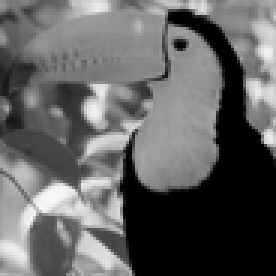
#> input picture HW2/Images/Q1/toucan.tif, 92 x 92 px, shrunk from 256 x 256 before the run (shown 3 times larger)
$ jupyter execute --allow-errors Q1.ipynb   (shell and % lines are left out)
#> lines starting #> are read from the running program, lines starting #| are printed output that depends on the picture
[cell 1]
import matplotlib.pyplot as plt

import scipy.ndimage.filters
import scipy.stats

from skimage.transform import pyramid_laplacian

from PIL import Image
from PIL import ImageFilter

import numpy as np

[cell 2]
# [9 lines left out: function gaussian_kernel, not called in this run]

[cell 3]
class pyramid(object):
    g_data=[]
    l_data=[]

    def __init__(self,file_path,n=5):
#> called with file_path = 'Images/Q1/toucan.tif', n = 5
        self.g_data=[]
        self.l_data=[]
        im = Image.open(file_path)
#> im is the input picture: PIL image 92x92 RGB; min 0, max 249, mean 98.8
        prev=np.asarray(im,dtype=np.float64)/255.0
#         print(prev.shape)
        self.g_data.append(prev)

#         plt.imshow(prev, cmap="Greys_r")
#         plt.imshow(np.subtract(prev,self._blur(prev)),cmap="Greys_r")
        for i in range(n):
            the_blur=pyramid.blur(prev)
            diff=prev-the_blur
            self.l_data.append(diff)
            smaller=pyramid.subsample(the_blur)
            self.g_data.append(smaller)
            prev=smaller
#> this loop made 5 passes
#> pass 1, in __init__, `diff=prev-the_blur`:
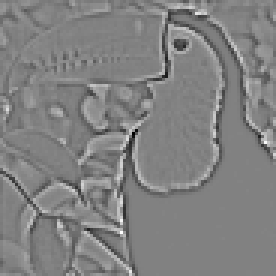
#> diff: shape (92, 92, 3) float64 (shown 3 times larger); min -0.287, max 0.277, mean -3.77e-17; drawn with min black and max white
#> after the loop, self.g_data = 6 items; self.l_data = 5 items
#> `laplacian=p.l_data`: laplacian = 6 items

        self.l_data.append(self.g_data[-1])


# [8 lines of commented-out code are left out]


    @staticmethod
    def blur(img_arr):
#         kernel = generating_kernel(0.4)
#         return scipy.signal.convolve2d(img_arr,kernel,'same')
#         return skimage.filters.gaussian(img_arr,sigm=1)
        return scipy.ndimage.filters.gaussian_filter(img_arr, 1,order=0)

    @staticmethod
    def subsample(img_arr):
        sub_arr = img_arr[::2,::2]
        return sub_arr

    @staticmethod
    def supersample(img_arr):
        new_arr=scipy.ndimage.interpolation.zoom(img_arr,2,order=0)
        for x in range(new_arr.shape[0]):
            if x%2==1:
                new_arr[:,x]=np.zeros(new_arr.shape[1])
        for y in range(new_arr.shape[1]):
            if y%2==1:
                new_arr[y,:]=np.zeros(new_arr.shape[0])
        return new_arr

    @staticmethod
    def reconstruct(lapl):
        rev_lapl =list(reversed(lapl))
#> rev_lapl = 6 items
        gauss=lapl[-1]
        for i in range(len(lapl)-1):
            up=pyramid.supersample(gauss)
#             blurred=up
            blurred=pyramid.blur(up)
            added=blurred+rev_lapl[i+1]
#             plt.imshow(rev_lepl[i+1])
            gauss=added
#> this loop made 1 pass
        return gauss
#             plt.figure()
#             plt.imshow(gauss,cmap="Greys_r")

#         plt.imshow(self._blur(self._supersample(lapl[-1])+lapl[-2]),cmap="Greys_r")


    def level(self,i):
        return self.g_data[i]

    # [4 lines left out: function show, not called in this run]

    def show_g(self):
        self.show(self.g_data)

    def show_l(self):
        self.show(self.l_data)

#> (a cell that did not finish here is left out)

[cell 5]
p=pyramid("Images/Q1/toucan.tif")
image=np.asarray(Image.open("Images/Q1/toucan.tif"),dtype=np.float64)/255.0
# print(image[0][0])
# p.show_g()
# p.show_l()

laplacian=p.l_data
#> (the rest of this cell did not finish here and is left out)

[cell 6]
#algorithm defined http://web.engr.illinois.edu/~goodsit2/cs498dwh/final/
#and http://www.jcomputers.us/vol6/jcp0612-07.pdf
def calc_dev(region):
    return np.std(region)
def entropy(region):
    return scipy.stats.entropy(region)
def window():
    return np.array([[1,4,6,4,1],[4,16,24,16,4],[6,24,36,24,6],[4,16,24,16,4],[1,4,6,4,1]])/256.0
# [5 lines left out: function energy, not called in this run]

def fuse_top(imgA,imgB):
    size=(3,3)
    devA=scipy.ndimage.filters.generic_filter(imgA,calc_dev,size)
    devB=scipy.ndimage.filters.generic_filter(imgB,calc_dev,size)
    entA=scipy.ndimage.filters.generic_filter(imgA,entropy,size)
    entB=scipy.ndimage.filters.generic_filter(imgB,entropy,size)
    img_size=imgA.shape
    to_return=[]
    for i in range(imgA.shape[0]):
        for j in range(imgA.shape[1]):
#             if entA[i][j]>=entB[i][j]:
            if devA[i][j]>=devB[i][j] and entA[i][j]>=entB[i][j]:
                to_return.append(imgA[i][j])
#             if entA[i][j]<entB[i][j]:
            elif devA[i][j]<devB[i][j] and entA[i][j]<entB[i][j]:
                to_return.append(imgB[i][j])
            else:
#                 to_return.append(0.0)
                to_return.append((imgA[i][j]+imgB[i][j])/2.0)
#     print(img_size)
    return np.resize(np.array(to_return),img_size)

# [14 lines left out: function fuse_rest, not called in this run]


def fuse_pyramid(pyA,pyB):
    new_pyramid=[]
    for i in range(len(pyA)):
        #this might be wrong, it might need to be the last element
        if i==0:
            new_pyramid.append(fuse_top(pyA[i],pyB[i]))
        else:
            new_pyramid.append(fuse_rest(pyA[i],pyB[i]))
    return new_pyramid

[cell 7]
# [28 lines left out: functions experiment, experiment2, not called in this run]

def right_way(plot=True):

    pf1=pyramid("Images/Q1/focus1.tif")
#> call 2 of __init__, with file_path = 'Images/Q1/focus1.tif', n = 5
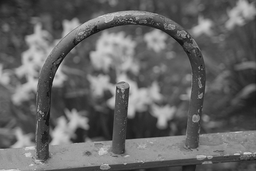
#> input picture HW2/Images/Q1/focus1.tif, 256 x 171 px, shrunk from 714 x 476 before the run
#> in __init__, im is the input picture: PIL image 256x171 L; min 11, max 223, mean 101
#> the loop in __init__ (call 2), `for i in range(n):` made 5 passes
#> pass 1, in __init__ (call 2), `diff=prev-the_blur`:
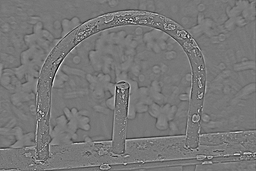
#> diff: shape (171, 256) float64; min -0.214, max 0.241, mean -2.91e-17; drawn with min black and max white
#> pass 1, in subsample (call 6), `sub_arr = img_arr[::2,::2]`:
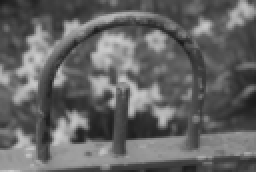
#> sub_arr: shape (86, 128) float64 (shown 2 times larger); min 0.0989, max 0.806, mean 0.396
    pf2=pyramid("Images/Q1/focus2.tif")
#> call 3 of __init__, with file_path = 'Images/Q1/focus2.tif', n = 5
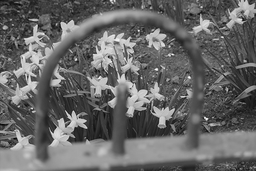
#> input picture HW2/Images/Q1/focus2.tif, 256 x 171 px, shrunk from 714 x 476 before the run
#> in __init__, im is the input picture: PIL image 256x171 L; min 1, max 255, mean 103
#> the loop in __init__ (call 3), `for i in range(n):` made 5 passes
#> pass 1, in __init__ (call 3), `diff=prev-the_blur`:
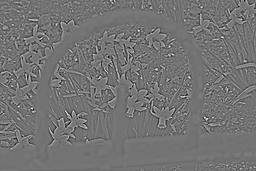
#> diff: shape (171, 256) float64; min -0.358, max 0.431, mean -3.04e-17; drawn with min black and max white
#> pass 1, in subsample (call 11), `sub_arr = img_arr[::2,::2]`:
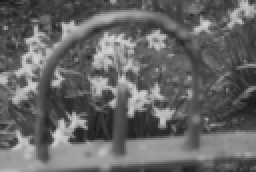
#> sub_arr: shape (86, 128) float64 (shown 2 times larger); min 0.105, max 0.841, mean 0.403
#> pass 2, in __init__ (call 3), `the_blur=pyramid.blur(prev)`:
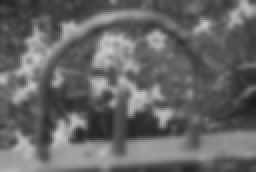
#> the_blur: shape (86, 128) float64 (shown 2 times larger); min 0.115, max 0.804, mean 0.403
    l1=pf1.l_data
#> l1 = 6 items
    l2=pf2.l_data
#> l2 = 6 items

    #add the gaussian back on at the end.
    fused=fuse_pyramid(l1,l2)
#> the loop in fuse_pyramid, `for i in range(len(pyA)):` made 1 pass
#> size in fuse_top on pass 1: (3, 3)
#> pass 1, in fuse_top, `devA=scipy.ndimage.filters.generic_filter(imgA,calc_dev,size)`:
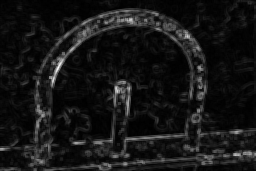
#> devA: shape (171, 256) float64; min 0.000698, max 0.164, mean 0.0149; drawn with min black and max white
#> pass 1, in fuse_top, `devB=scipy.ndimage.filters.generic_filter(imgB,calc_dev,size)`:
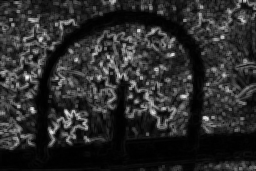
#> devB: shape (171, 256) float64; min 0.000489, max 0.221, mean 0.0382; drawn with min black and max white
#> after the loop in fuse_pyramid, `for i in range(len(pyA)):`: new_pyramid = []
#     fused.append(pf1.l_data[-1])
    new_image=collapse(fused)

    if plot:
        focus1=np.asarray(Image.open("Images/Q1/focus1.tif"),dtype=np.float64)/255.0
        focus2=np.asarray(Image.open("Images/Q1/focus2.tif"),dtype=np.float64)/255.0
# [4 lines of commented-out code are left out]
        plt.figure()
        plt.imshow(new_image,cmap="Greys_r")
    return new_image

#> (the rest of this cell did not finish here and is left out)
